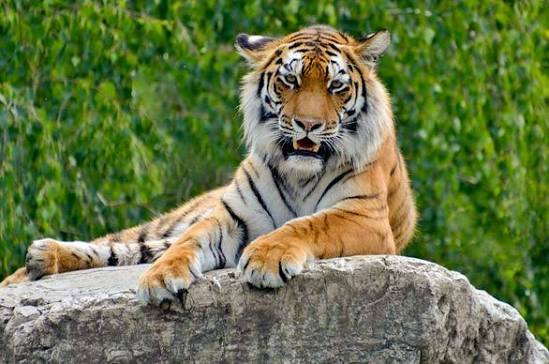
#> input picture Practical_01/tiger.jpg, 549 x 364 px, found by its file name
$ jupyter execute lab5.ipynb
#> lines starting #> are read from the running program, lines starting #| are printed output that depends on the picture
<a href="https://colab.research.google.com/github/mitparekh8263/CV-2026-H11/blob/main/Practical_05/lab5.ipynb" target="_parent"></a>

[cell 1]
import cv2
import numpy as np
import matplotlib.pyplot as plt

[cell 2]
image = cv2.imread("tiger.jpg", cv2.IMREAD_GRAYSCALE)
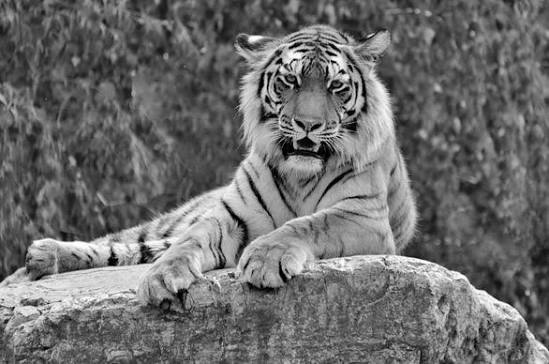
#> image: shape (364, 549); min 0, max 255, mean 108.8
image.shape
#> Out = (364, 549)

[cell 3]
def sobel_filter(image) :

  sobel_x = np.array([[-1, 0, 1], [-2, 0, 2], [-1, 0, 1]])
  sobel_y = np.array([[-1, -2, -1], [0, 0, 0], [1, 2, 1]])

  row, col = image.shape
#> row = 364; col = 549

  padded = np.pad(image, 1, mode='constant')
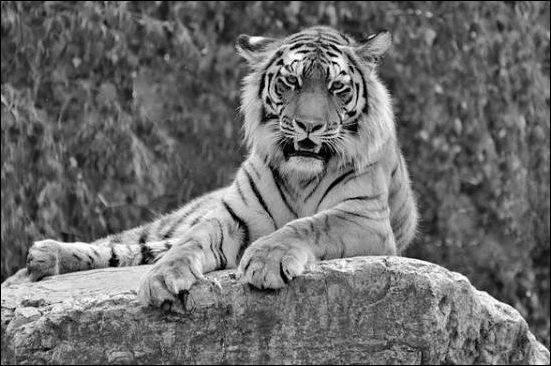
#> padded: shape (366, 551); min 0, max 255, mean 107.8

  gx = np.zeros((row, col), dtype=np.float32)
  gy = np.zeros((row, col), dtype=np.float32)
  output = np.zeros((row, col), dtype=np.float32)

  for i in range(row) :
    for j in range(col) :

      sum_x = 0
      sum_y = 0

      for k in range(3) :
        for l in range(3) :

          pixel = float(padded[i+k][j+l])

          sum_x = sum_x + pixel * sobel_x[k][l]
          sum_y = sum_y + pixel * sobel_y[k][l]

      gx[i][j] = sum_x
      gy[i][j] = sum_y

      output[i][j] = np.sqrt(sum_x**2 + sum_y**2)
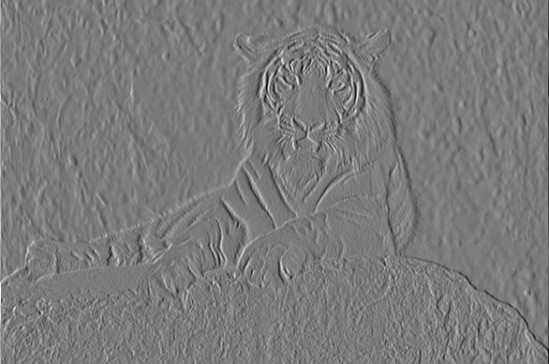
#> gx: shape (364, 549) float32; min -877, max 932, mean 0; drawn with min black and max white
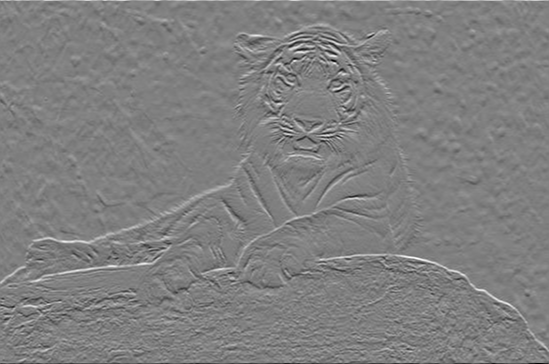
#> gy: shape (364, 549) float32; min -934, max 925, mean 0.2; drawn with min black and max white
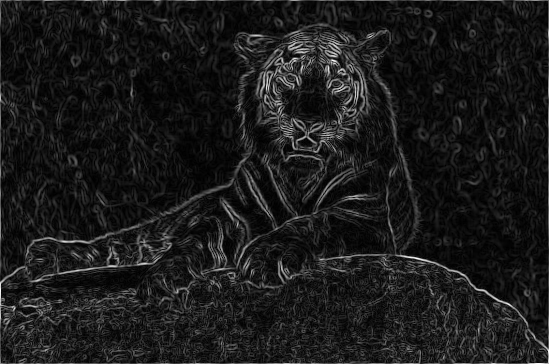
#> output: shape (364, 549) float32; min 0, max 951.2, mean 100.3; drawn with min black and max white

  output = np.clip(output, 0, 255)
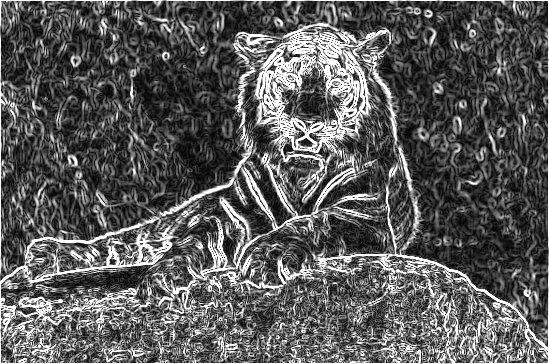
#> output: shape (364, 549) float32; min 0, max 255, mean 91.8

  return gx, gy, output.astype(np.uint8)

[cell 4]
gx, gy, edge_image = sobel_filter(image)

[cell 5]
plt.figure(figsize=(15, 5))

# 1. Original Grayscale Image
plt.subplot(1, 4, 1)
plt.imshow(image, cmap='gray')
plt.title('Original Image')
plt.axis('off')

# 2. Sobel X Gradient (Horizontal Edges)
plt.subplot(1, 4, 2)
plt.imshow(np.clip(np.abs(gx), 0, 255).astype(np.uint8), cmap='gray')
plt.title('Sobel X (gx)')
plt.axis('off')

# 3. Sobel Y Gradient (Vertical Edges)
plt.subplot(1, 4, 3)
plt.imshow(np.clip(np.abs(gy), 0, 255).astype(np.uint8), cmap='gray')
plt.title('Sobel Y (gy)')
plt.axis('off')

# 4. Final Gradient Magnitude (Edge Image)
plt.subplot(1, 4, 4)
plt.imshow(edge_image, cmap='gray')
plt.title('Final Edge Image')
plt.axis('off')

# Adjust layout to prevent overlap and render the plot
plt.tight_layout()
plt.show()
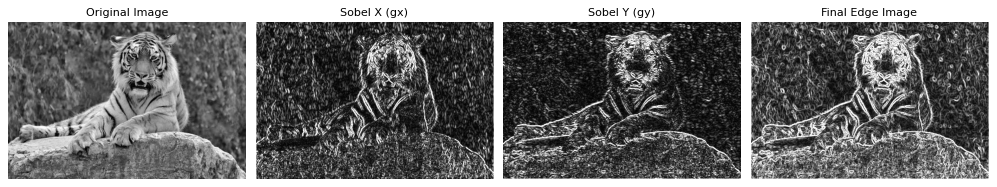
#> figure drawn by matplotlib, 4 panels
